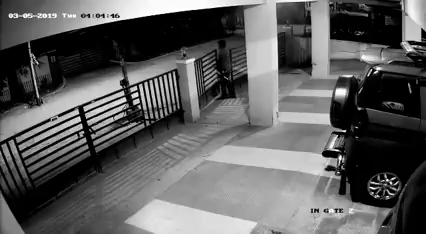
#> input picture frame 261 of Motion Detection/theftDetect.mp4, 426 x 234 px
$ jupyter execute MotionDetection.ipynb
#> lines starting #> are read from the running program, lines starting #| are printed output that depends on the picture; after the words box and inside, x2 and y2 are one past the last pixel; in counts of white or black regions, pixels touching at a corner belong together
[cell 1]
import cv2 as cv
import numpy as np
from matplotlib import pyplot as plt

def motionDetection():
    cap = cv.VideoCapture("theftDetect.mp4")
    ret, frame1 = cap.read()
#> frame1 is the input picture: shape (234, 426, 3); min 0, max 255, mean 93.9
    ret, frame2 = cap.read()

    while cap.isOpened():
        diff = cv.absdiff(frame1, frame2)
        diff_gray = cv.cvtColor(diff, cv.COLOR_BGR2GRAY)
        blur = cv.GaussianBlur(diff_gray, (5, 5), 0)
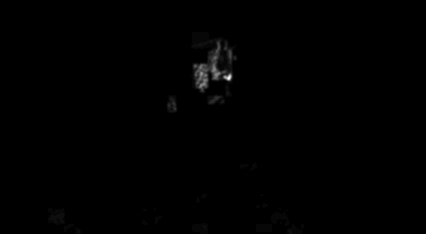
#> blur: shape (234, 426); min 0, max 36, mean 0.1; drawn with min black and max white
        _, thresh = cv.threshold(blur, 20, 255, cv.THRESH_BINARY)
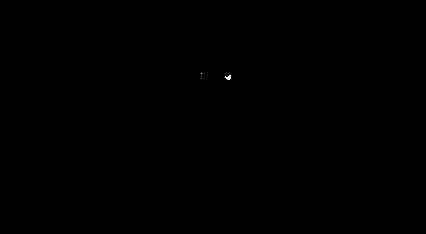
#> thresh: shape (234, 426); 0.02% white in thin lines or dots, all inside (x1, y1, x2, y2) = (201, 73, 231, 80)
        dilated = cv.dilate(thresh, None, iterations=3)
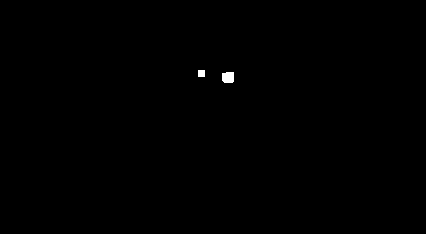
#> dilated: shape (234, 426); 0.17% white; 2 white regions
        contours, _ = cv.findContours(dilated, cv.RETR_TREE, cv.CHAIN_APPROX_SIMPLE)
#> contours = 2 contours; box (x1, y1, x2, y2) and area: (222, 72, 234, 83) 104, (198, 70, 205, 77) 36

        w1,h1=blur.shape
#> w1 = 234; h1 = 426
        for contour in contours:
            (x, y, w, h) = cv.boundingRect(contour)
            if cv.contourArea(contour) < h1/2:
                continue
            cv.rectangle(frame1, (x, y), (x+w, y+h), (0, 255, 0), 1)
            cv.putText(frame1, " {}".format('ALERT'), (10, 20), cv.FONT_HERSHEY_SIMPLEX,1, (0, 0, 255), 3)
#> this loop made 2 passes
#> (x, y, w, h) on pass 1: (222, 72, 12, 11)
#> (contour, x, y, w, h) on pass 2: ([[198, 70], [198, 76], [204, 76], [204, 70]], 198, 70, 7, 7)

        # cv.drawContours(frame1, contours, -1, (0, 255, 0), 2)

        cv.imshow("Video", frame1)

        frame1 = frame2
        ret, frame2 = cap.read(0)
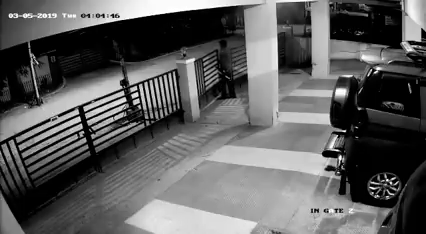
#> input picture frame 263 of Motion Detection/theftDetect.mp4, 426 x 234 px
#> frame2 is the input picture: shape (234, 426, 3); min 0, max 255, mean 94

        if cv.waitKey(1) & 0xFF ==ord('q'):
#> (key q is pressed here)
            cv.destroyAllWindows()
            break
        if (cv.waitKey(30) == 27):
      # out.release()
            break

    cap.release()
    cv.destroyAllWindows()

if __name__ == "__main__":
    motionDetection()

$ run again, starting later in the video
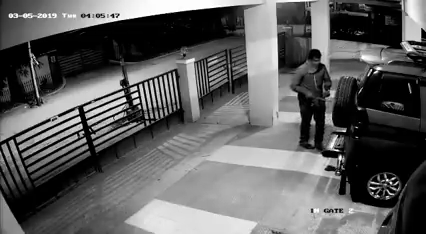
#> input picture frame 1177 of Motion Detection/theftDetect.mp4, 426 x 234 px
#> in motionDetection, frame1 is the input picture: shape (234, 426, 3); min 0, max 255, mean 95.2
#> in motionDetection, `_, thresh = cv.threshold(blur, 20, 255, cv.THRESH_BINARY)`:
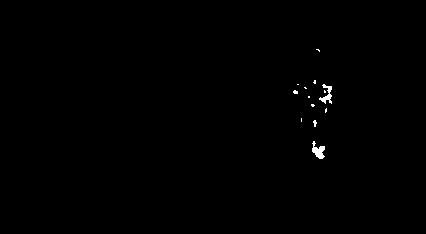
#> thresh: shape (234, 426); 0.32% white; 13 white regions (11 under 20 px), largest, box (x1, y1, x2, y2) and area: (312, 141, 325, 159) 128, (319, 84, 332, 104) 110
#> dilated: shape (234, 426); 1.6% white; 5 white regions
#> contours = 5 contours; box (x1, y1, x2, y2) and area: (290, 77, 335, 116) 830, (309, 138, 328, 162) 339, (310, 117, 320, 130) 100, (313, 46, 323, 55) 68, (298, 115, 305, 125) 54
#> the loop in motionDetection, `for contour in contours:` made 5 passes
#> (x, y, w, h) on passes 1, 2, 4, 5: (309, 138, 19, 24), (310, 117, 10, 13), (290, 77, 45, 39), (313, 46, 10, 9)
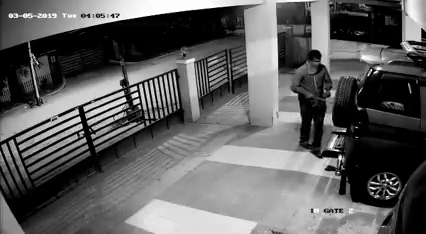
#> input picture frame 1179 of Motion Detection/theftDetect.mp4, 426 x 234 px
#> in motionDetection, frame2 is the input picture: shape (234, 426, 3); min 0, max 255, mean 95.2
